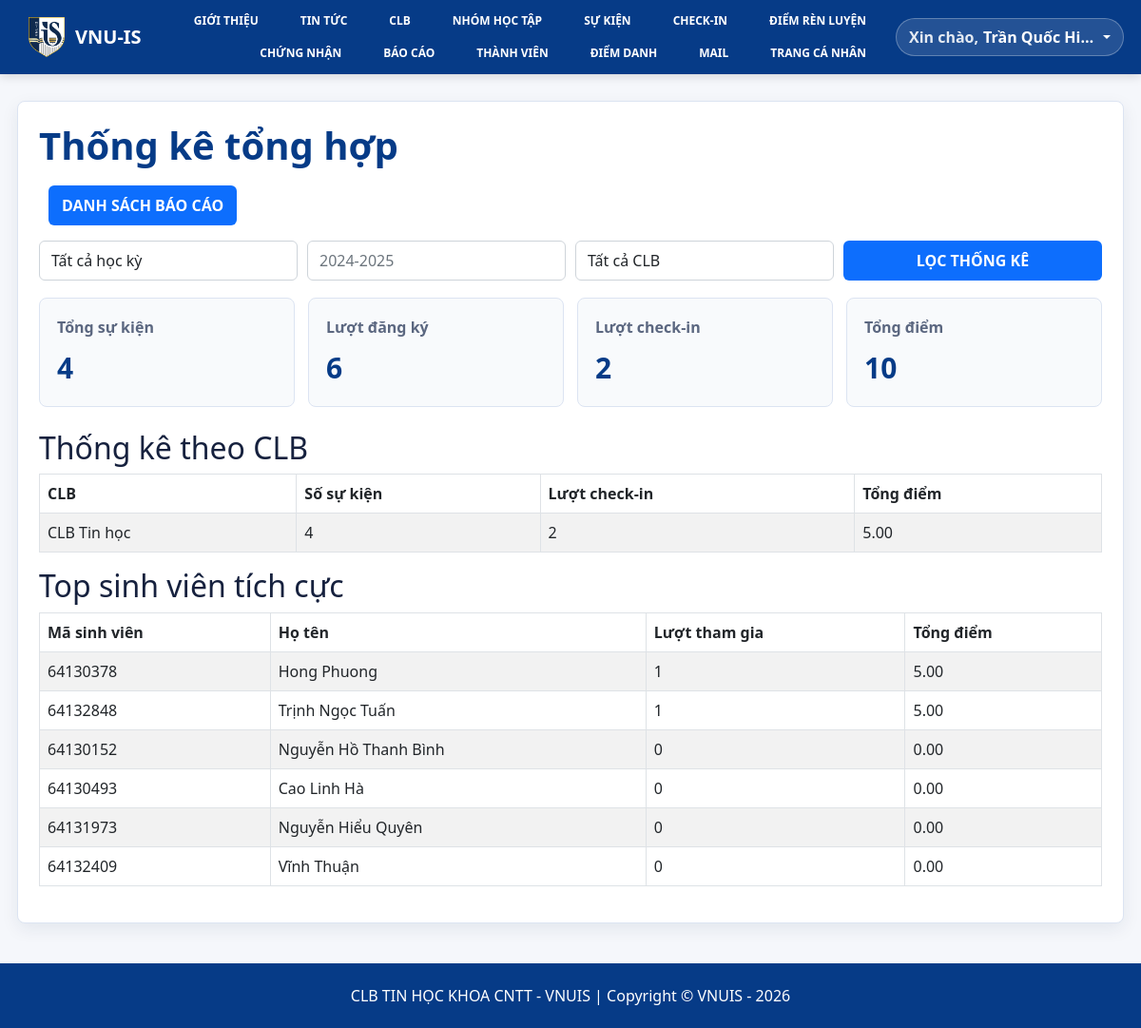
Page /BaoCao_Admin_64131060/ThongKe (signed in) on the committed database.
### tables this page shows
CREATE TABLE CLB (
    MaCLB VARCHAR(50) PRIMARY KEY,
    TenCLB VARCHAR(150) NOT NULL,
    MoTa TEXT,
    ChuNhiem VARCHAR(50) NULL,
    NgayThanhLap DATE NULL,
    CONSTRAINT fk_clb_chunhiem FOREIGN KEY (ChuNhiem) REFERENCES ThanhVien(MaThanhVien)
);

CREATE TABLE ThanhVien (
    MaThanhVien VARCHAR(50) PRIMARY KEY,
    HoTen VARCHAR(100) NOT NULL,
    Email VARCHAR(100) UNIQUE NOT NULL,
    MatKhau VARCHAR(255) NOT NULL,
    MaVaiTro VARCHAR(50) NOT NULL,
    NgayTao DATETIME DEFAULT CURRENT_TIMESTAMP,
    CONSTRAINT fk_thanhvien_vaitro FOREIGN KEY (MaVaiTro) REFERENCES VaiTro(MaVaiTro)
);

### app/controllers/BaoCao_Admin_64131060Controller.php (called while the page is built, shortened)
<?php
class BaoCao_Admin_64131060Controller extends Controller
{
    public function ThongKe(): void
    {
        $hocKy = trim($_GET['HocKy'] ?? '') ?: null;
        $namHoc = trim($_GET['NamHoc'] ?? '') ?: null;
        $maCLB = trim($_GET['MaCLB'] ?? '') ?: null;
        $this->render('baocao/dashboard', [
            'title' => 'Thống kê tổng hợp',
            'stats' => $this->repo()->dashboardStats($hocKy, $namHoc, $maCLB),
            'filters' => ['HocKy' => $hocKy, 'NamHoc' => $namHoc, 'MaCLB' => $maCLB],
            'clbs' => $this->repo()->options(['table' => 'CLB', 'value' => 'MaCLB', 'label' => 'TenCLB']),
        ]);
    }
}

### app/core/Router.php (called while the page is built, shortened)
<?php
class Router
{
    public function dispatch(): void
    {
        $path = trim($_GET['url'] ?? '', '/');
        $parts = $path === '' ? [] : array_values(array_filter(explode('/', $path), fn($part) => $part !== ''));
        $controller = $this->clean($parts[0] ?? 'TrangChu_64131060');
        $action = $this->clean($parts[1] ?? $controller);
        $params = array_slice($parts, 2);
        $instance = new $class();
        call_user_func_array([$instance, $action], $params);
    }
    private function clean(string $value): string
    {
        return preg_replace('/[^A-Za-z0-9_]/', '', $value) ?: 'TrangChu_64131060';
    }
}

### public/index.php (called while the page is built, shortened)
<?php
require_once APP_PATH . '/core/helpers.php';
require_once APP_PATH . '/core/Database.php';
require_once APP_PATH . '/core/Repository.php';
require_once APP_PATH . '/core/Validator.php';
require_once APP_PATH . '/core/Router.php';
(new Router())->dispatch();

### app/core/helpers.php (called while the page is built, shortened)
<?php
function h($value): string
{
    return htmlspecialchars((string)($value ?? ''), ENT_QUOTES, 'UTF-8');
}
function base_url(string $path = ''): string
{
    $script = $_SERVER['SCRIPT_NAME'] ?? '/index.php';
    $base = rtrim(str_replace('\\', '/', dirname($script)), '/');
    if ($base === '' || $base === '.') {
        $base = '';
    }
    return $base . ($path !== '' ? '/' . ltrim($path, '/') : '');
}
function url_for(string $controller, string $action = '', array $params = []): string
{
    $path = trim($controller, '/');
    if ($action !== '') {
        $path .= '/' . trim($action, '/');
    }
    $url = base_url($path);
    return $params ? $url . '?' . http_build_query($params) : $url;
}

### app/core/Repository.php (called while the page is built, shortened)
<?php
require_once __DIR__ . '/repository/ReportRepositoryTrait.php';
class Repository
{
    public function __construct()
    {
        $this->db = Database::connection();
    }
}

### app/config/database.php (called while the page is built)
<?php
return [
    'host' => 'localhost',
    'database' => 'clbtinhoc_64131060',
    'username' => 'root',
    'password' => '',
    'charset' => 'utf8mb4',
];

### app/core/Database.php (called while the page is built)
<?php
class Database
{
    private static ?PDO $connection = null;
    public static function connection(): PDO
    {
        if (self::$connection === null) {
            $config = require APP_PATH . '/config/database.php';
            $dsn = sprintf('mysql:host=%s;dbname=%s;charset=%s', $config['host'], $config['database'], $config['charset']);
            self::$connection = new PDO($dsn, $config['username'], $config['password'], [
                PDO::ATTR_ERRMODE => PDO::ERRMODE_EXCEPTION,
                PDO::ATTR_DEFAULT_FETCH_MODE => PDO::FETCH_ASSOC,
                PDO::ATTR_EMULATE_PREPARES => false,
            ]);
        }
        return self::$connection;
    }
}

### app/core/repository/ReportRepositoryTrait.php (called while the page is built, shortened)
<?php
trait ReportRepositoryTrait
{
    public function dashboardStats(?string $hocKy = null, ?string $namHoc = null, ?string $maCLB = null): array
    {
        $eventWhere = [];
        $params = [];
        $eventCondition = $eventWhere ? ' WHERE ' . implode(' AND ', $eventWhere) : '';
        $joinEventCondition = $eventWhere ? ' AND ' . implode(' AND ', $eventWhere) : '';
        $events = $this->db->prepare('SELECT COUNT(*) FROM SuKien' . $eventCondition);
        $events->execute($params);
        $registrations = $this->db->prepare("SELECT COUNT(*) FROM ThanhVienSuKien INNER JOIN SuKien ON SuKien.MaSuKien = ThanhVienSuKien.MaSuKien" . ($eventWhere ? ' WHERE ' . implode(' AND ', $eventWhere) . " AND ThanhVienSuKien.TrangThaiThamGia <> 'Đã hủy'" : " WHERE ThanhVienSuKien.TrangThaiThamGia <> 'Đã hủy'"));
        $registrations->execute($params);
        $checkins = $this->db->prepare('SELECT COUNT(*) FROM CheckinSuKien INNER JOIN SuKien ON SuKien.MaSuKien = CheckinSuKien.MaSuKien' . $eventCondition);
        $checkins->execute($params);
        $points = $this->db->prepare('SELECT COALESCE(SUM(DiemRenLuyen.SoDiem), 0) FROM DiemRenLuyen INNER JOIN SuKien ON SuKien.MaSuKien = DiemRenLuyen.MaSuKien' . $eventCondition);
        $points->execute($params);
        $byClub = $this->db->prepare("SELECT CLB.MaCLB, CLB.TenCLB, COUNT(DISTINCT SuKien.MaSuKien) AS SoSuKien, COUNT(DISTINCT CheckinSuKien.MaCheckin) AS SoCheckin, COALESCE(SUM(DISTINCT DiemRenLuyen.SoDiem), 0) AS TongDiem FROM CLB LEFT JOIN SuKien ON SuKien.MaCLB = CLB.MaCLB" . $joinEventCondition . ' LEFT JOIN CheckinSuKien ON CheckinSuKien.MaSuKien = SuKien.MaSuKien LEFT JOIN DiemRenLuyen ON DiemRenLuyen.MaSuKien = SuKien.MaSuKien GROUP BY CLB.MaCLB, CLB.TenCLB ORDER BY CLB.TenCLB ASC');
        $byClub->execute($params);
        $top = $this->db->prepare("SELECT ThanhVien.MaThanhVien, ThanhVien.HoTen, COUNT(DISTINCT CheckinSuKien.MaCheckin) AS SoLuotThamGia, COALESCE(SUM(DiemRenLuyen.SoDiem), 0) AS TongDiem FROM ThanhVien LEFT JOIN CheckinSuKien ON CheckinSuKien.MaThanhVien = ThanhVien.MaThanhVien LEFT JOIN SuKien ON SuKien.MaSuKien = CheckinSuKien.MaSuKien LEFT JOIN DiemRenLuyen ON DiemRenLuyen.MaThanhVien = ThanhVien.MaThanhVien AND DiemRenLuyen.MaSuKien = SuKien.MaSuKien WHERE ThanhVien.MaVaiTro = 'TV'" . ($eventWhere ? ' AND ' . implode(' AND ', $eventWhere) : '') . ' GROUP BY ThanhVien.MaThanhVien, ThanhVien.HoTen ORDER BY TongDiem DESC, SoLuotThamGia DESC, ThanhVien.MaThanhVien ASC LIMIT 10');
        $top->execute($params);
        return [
            'summary' => [
                'SoSuKien' => (int)$events->fetchColumn(),
                'SoDangKy' => (int)$registrations->fetchColumn(),
                'SoCheckin' => (int)$checkins->fetchColumn(),
                'TongDiem' => (float)$points->fetchColumn(),
            ],
            'byClub' => $byClub->fetchAll(),
            'topStudents' => $top->fetchAll(),
        ];
    }
}

### app/views/baocao/dashboard.php (the view, shortened to what this page needs)
<section class="panel report-panel">
    <h1 class="page-title"><?= h($data['title']) ?></h1>
    <div class="toolbar">
        <a class="btn-main" href="<?= url_for('BaoCao_Admin_64131060', 'BaoCao_Admin_64131060') ?>">DANH SÁCH BÁO CÁO</a>
    </div>
    <form class="search-form" method="get" action="<?= url_for('BaoCao_Admin_64131060', 'ThongKe') ?>">
        <select class="form-control" name="HocKy">
            <option value="">Tất cả học kỳ</option>
        </select>
        <input class="form-control" type="text" name="NamHoc" placeholder="2024-2025" value="<?= h($data['filters']['NamHoc'] ?? '') ?>">
        <select class="form-control" name="MaCLB">
            <option value="">Tất cả CLB</option>
        </select>
        <button class="btn-main" type="submit">LỌC THỐNG KÊ</button>
    </form>
    <div class="report-grid">
        <div class="report-card"><span>Tổng sự kiện</span><strong><?= h($data['stats']['summary']['SoSuKien'] ?? 0) ?></strong></div>
        <div class="report-card"><span>Lượt đăng ký</span><strong><?= h($data['stats']['summary']['SoDangKy'] ?? 0) ?></strong></div>
        <div class="report-card"><span>Lượt check-in</span><strong><?= h($data['stats']['summary']['SoCheckin'] ?? 0) ?></strong></div>
        <div class="report-card"><span>Tổng điểm</span><strong><?= h($data['stats']['summary']['TongDiem'] ?? 0) ?></strong></div>
    </div>
    <h2>Thống kê theo CLB</h2>
    <table class="table table-bordered table-striped">
        <thead>
            <tr>
                <th>CLB</th>
                <th>Số sự kiện</th>
                <th>Lượt check-in</th>
                <th>Tổng điểm</th>
            </tr>
        </thead>
        <tbody>
            <?php foreach ($data['stats']['byClub'] as $row): ?>
                <tr>
                    <td><?= h($row['TenCLB']) ?></td>
                    <td><?= h($row['SoSuKien']) ?></td>
                    <td><?= h($row['SoCheckin']) ?></td>
                    <td><?= h($row['TongDiem']) ?></td>
                </tr>
            <?php endforeach; ?>
        </tbody>
    </table>
    <h2>Top sinh viên tích cực</h2>
    <table class="table table-bordered table-striped">
        <thead>
            <tr>
                <th>Mã sinh viên</th>
                <th>Họ tên</th>
                <th>Lượt tham gia</th>
                <th>Tổng điểm</th>
            </tr>
        </thead>
        <tbody>
            <?php foreach ($data['stats']['topStudents'] as $row): ?>
                <tr>
                    <td><?= h($row['MaThanhVien']) ?></td>
                    <td><?= h($row['HoTen']) ?></td>
                    <td><?= h($row['SoLuotThamGia']) ?></td>
                    <td><?= h($row['TongDiem']) ?></td>
                </tr>
            <?php endforeach; ?>
        </tbody>
    </table>
</section>

### public/Content/Site.css (style rules this page uses)
﻿ html, body { font-family: "Segoe UI", Tahoma, Arial, sans-serif; }
input, select, textarea { max-width: 280px; }
.report-grid { display: grid; grid-template-columns: repeat(auto-fit, minmax(180px, 1fr)); gap: 14px; margin: 18px 0 24px; }
.report-card { border: 1px solid #dce4f2; border-radius: 8px; padding: 18px; background: #f8fafc; }
.report-card span { display: block; color: #5b6780; font-weight: 700; margin-bottom: 8px; }
.report-card strong { color: #063b87; font-size: 30px; }

### public/Content/StyleAdmin.css (style rules this page uses)
a { text-decoration: none; color: white; margin-inline: 10px; }

### app/views/layouts/main.php (style rules this page uses)
body { font-family: "Segoe UI", Tahoma, Arial, sans-serif; background: #f5f7fb; color: #16213e; }
a { text-decoration: none; }
.panel { background: #fff; border: 1px solid #dce4f2; border-radius: 8px; padding: 22px; box-shadow: 0 6px 18px rgba(15, 42, 80, .08); }
.page-title { font-weight: 800; color: #063b87; margin-bottom: 18px; }
.toolbar { display: flex; gap: 10px; flex-wrap: wrap; margin-bottom: 16px; }
.btn-main, .btn-back, .btn-danger-soft { border: 0; border-radius: 6px; padding: 9px 14px; font-weight: 700; display: inline-block; }
.btn-main { background: #0d6efd; color: #fff; }
td { vertical-align: middle; }
.search-form { display: grid; grid-template-columns: repeat(auto-fit, minmax(220px, 1fr)); gap: 10px; margin-bottom: 18px; }

### rows in the picture
clb: TenCLB "CLB Tin học", SoSuKien "4", SoCheckin "2", TongDiem "5.00"
thanhvien: MaThanhVien "64130378", HoTen "Hong Phuong", SoLuotThamGia "1", TongDiem "5.00"
thanhvien: MaThanhVien "64132848", HoTen "Trịnh Ngọc Tuấn", SoLuotThamGia "1", TongDiem "5.00"
thanhvien: MaThanhVien "64130152", HoTen "Nguyễn Hồ Thanh Bình", SoLuotThamGia "0", TongDiem "0.00"
thanhvien: MaThanhVien "64130493", HoTen "Cao Linh Hà", SoLuotThamGia "0", TongDiem "0.00"
thanhvien: MaThanhVien "64131973", HoTen "Nguyễn Hiểu Quyên", SoLuotThamGia "0", TongDiem "0.00"
thanhvien: MaThanhVien "64132409", HoTen "Vĩnh Thuận", SoLuotThamGia "0", TongDiem "0.00"

### other values in the picture
current_user_name() "Trần Quốc Hi…"
$data['title'] "Thống kê tổng hợp"
$data['stats']['summary']['SoSuKien'] "4"
$data['stats']['summary']['SoDangKy'] "6"
$data['stats']['summary']['SoCheckin'] "2"
$data['stats']['summary']['TongDiem'] "10"
